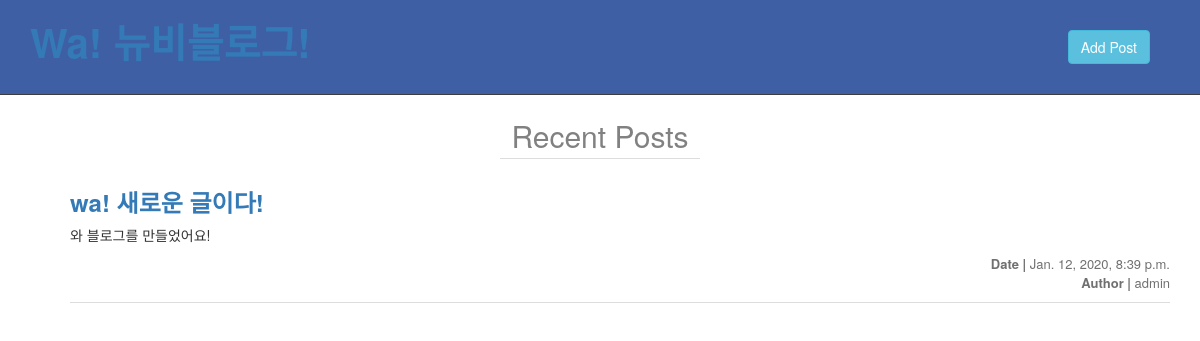
/, run on an earlier commit of the app's database.
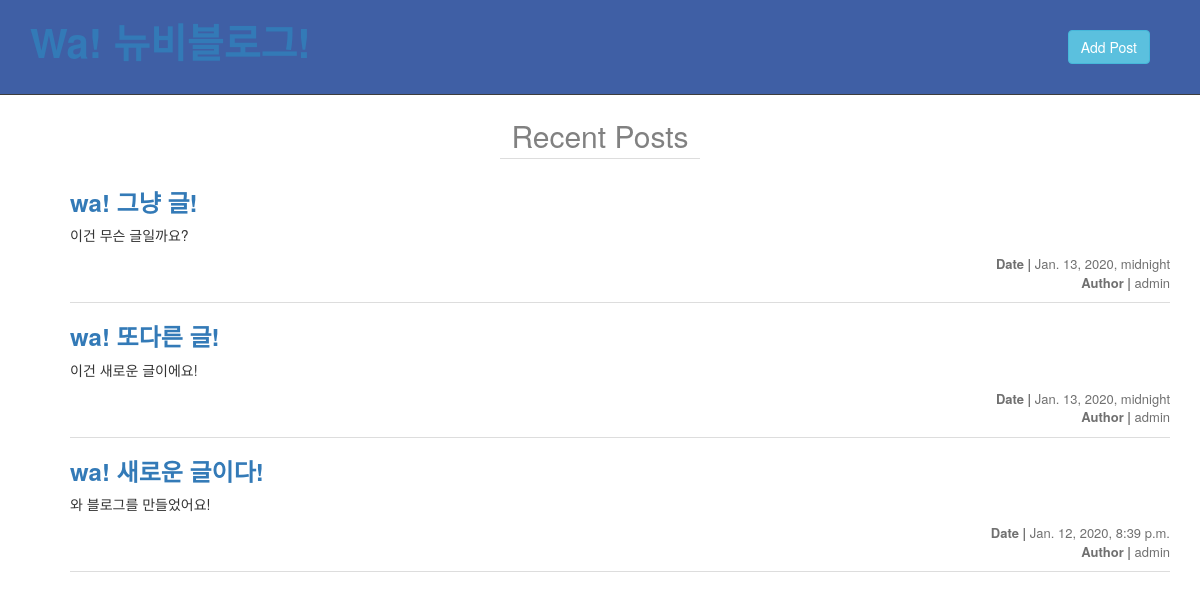
And on a later commit of the database.
### blog/models.py (models this page shows, shortened)
class Post(models.Model):
    objects = models.Manager()
    author = models.ForeignKey(settings.AUTH_USER_MODEL, on_delete=models.CASCADE)
    title = models.CharField(max_length = 100)
    content = models.TextField(blank=True)
    created_date = models.DateTimeField(auto_now_add = True)
    published_date = models.DateTimeField(blank=True, null=True)

### blog/views.py (the view)
# urls.py: path('', post_list, name='post_list'),
def post_list(request):
    posts=Post.objects.filter(published_date__isnull=False).order_by('-created_date')
    context={
        'posts' : posts,
    }
    return render(request, 'blog/post_list.html', context)

### templates/blog/post_list.html
{% extends 'base.html' %}
{% block content %}
<!DOCTYPE html>
<div class="recent">Recent Posts</div>
<div class="container">
    <ul class = "list">
        {% for post in posts %}
        <li class = "item">
            <h3><a href="{% url 'post_detail' pk=post.pk %}">{{post.title}}</a></h3>
            <div class="content">{{post.content|truncatewords:30}}</div>
            <div class="info">
                <div class="published-date"><span>Date | </span>{{ post.published_date }}</div>
                <div class="author"><span>Author | </span>{{ post.author }}</div>
            </div>
        </li>
        {% endfor %}
    </ul>
</div>
{% endblock %}

What changed in the data, as far as the page shows it:
added Post: title "wa! 그냥 글!", content "이건 무슨 글일까요?", published_date "Jan. 13, 2020, midnight", author "admin"
added Post: title "wa! 또다른 글!", content "이건 새로운 글이에요!", published_date "Jan. 13, 2020, midnight", author "admin"
